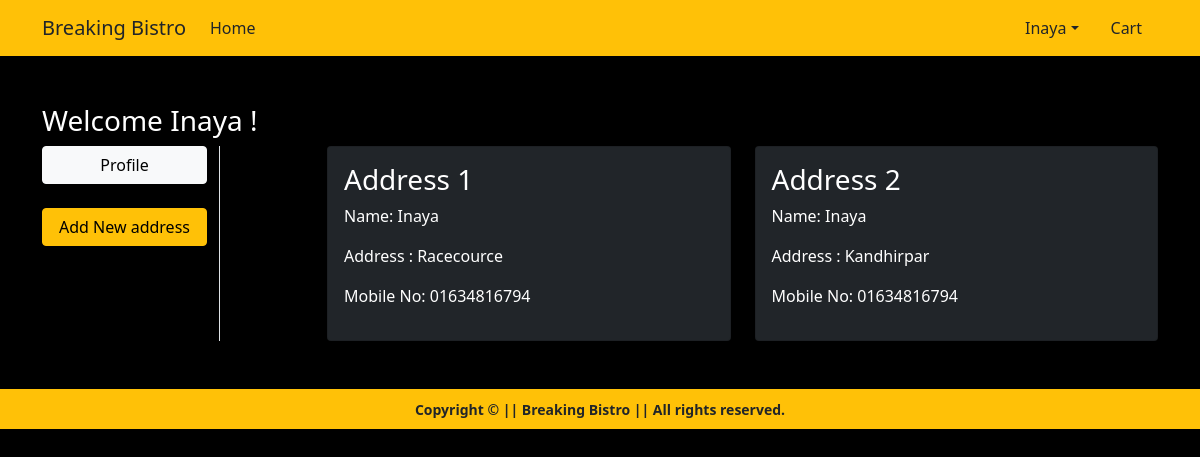
Page /address/ (signed in) on the committed database.
### app/models.py (models this page shows, shortened)
class Customer(models.Model):
    user = models.ForeignKey(User, on_delete=models.CASCADE)
    name = models.CharField(max_length=100)
    address = models.CharField(max_length=300)
    mobileno = models.CharField(max_length=11)

### app/views.py (the view)
# urls.py: path('address/', views.address, name='address'),
def address(request):
    add = Customer.objects.filter(user = request.user)
    return render(request, 'app/address.html', {'add':add, 'active':'btn-primary'})

### app/templates/app/address.html (shortened to what this page needs)
{% extends 'app/base.html' %}
{% load static %}
{% block main-content %}
<div class="container my-5">
 <div class="row">
 <h3 class="text-white">Welcome <span class="text-capitalize"> {{request.user}} </span>!</h3>
  <div class="col-sm-2 border-end">
   <ul class="list-unstyled">
    <li class="d-grid"><a href="{% url 'address' %}" class="btn {{active}} btn-light">Profile</a></li><br>
    <li class="d-grid"><a href="{% url 'profile' %}" class="btn btn-warning">Add New address</a></li>
   </ul>
  </div>
  <div class="col-sm-9 offset-sm-1">
   <div class="row">
    {% for ad in add %}
        <div class="col-sm-6">
            <div class="card bg-dark">
                <div class="card-body text-white">
                    <h3>Address {{forloop.counter}}</h3>
                    <p>Name: {{ad.name}}</p>
                    <p>Address : {{ad.address}}</p>
                    <p>Mobile No: {{ad.mobileno}}</p>
                </div>
            </div>
        </div>
    {% endfor %}
   </div>
  </div>
 </div>
</div>
{% endblock main-content %}

### app/templates/app/base.html (shortened to what this page needs)
<!doctype html>
{% load static %}
<html lang="en">
  <head>
    <link href="https://cdn.jsdelivr.net/npm/bootstrap@5.0.0-beta1/dist/css/bootstrap.min.css" rel="stylesheet">
    <link rel="stylesheet" href="{% static 'app/css/owl.carousel.min.css' %}">
    <link rel="stylesheet" href="{% static 'app/css/all.min.css' %}">
    <link rel="stylesheet" href="{% static 'app/css/style.css' %}">
  </head>
  <body class="body">
    <nav class="navbar navbar-expand-lg navbar-dark bg-warning ">
     <div class="container">
       <a class="navbar-brand text-dark" href="/">Breaking Bistro</a>
       <div class="collapse navbar-collapse" id="navbarSupportedContent">
         <ul class="navbar-nav me-auto mb-2 mb-lg-0">
           <li class="nav-item">
             <a class="nav-link active text-dark" aria-current="page" href="/">Home</a>
           </li>
         </ul>
         <div>
          <ul class="navbar-nav me-auto mb-2 mb-lg-0">
          {% if request.user.is_authenticated %}
           <li class="nav-item dropdown mx-2 text-dark">
              <a class="nav-link dropdown-toggle text-dark" href="#" id="profileDropdown" role="button" data-bs-toggle="dropdown" aria-expanded="false">{{request.user.username|capfirst}}</a>
            </li>
            <li class="nav-item mx-2">
             <a href="{% url 'showcart' %}" class="nav-link text-dark"> Cart </a>
            </li>
          {% endif %}
          </ul>
         </div>
       </div>
     </div>
    </nav>
    {% block main-content %} {% endblock main-content %}
    <footer class="container-fluid container-dark bg-warning text-center  p-2 mt-5">
        <small class="text-dark"><b>Copyright &copy;  || Breaking Bistro || All rights reserved. </b> </small>
    </footer>
  </body>
</html>

### app/static/app/css/style.css (style rules this page uses)
.body { background-color: black; }

### rows in the picture
Customer: name "Inaya", address "Racecource", mobileno "01634816794"
Customer: name "Inaya", address "Kandhirpar", mobileno "01634816794"

### other values in the picture
{{ request.user.username|capfirst }} "Inaya"
{{ request.user }} "Inaya"
